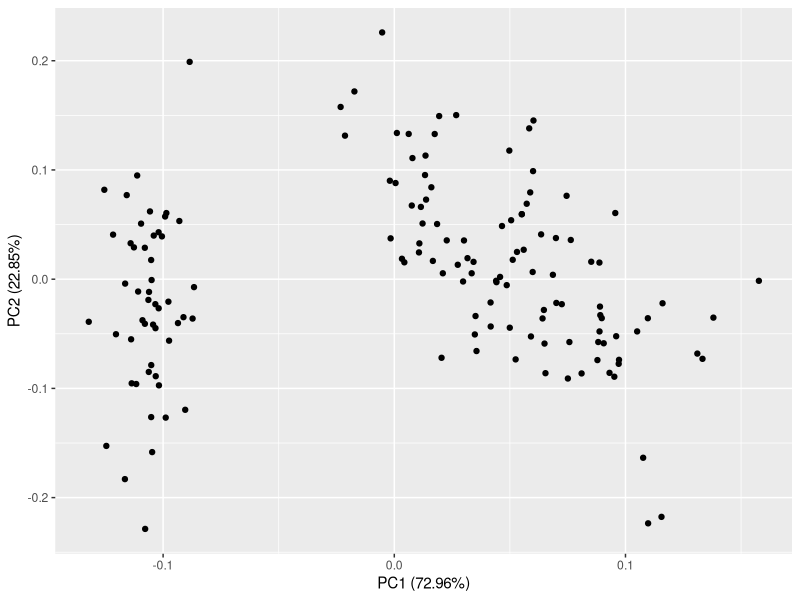
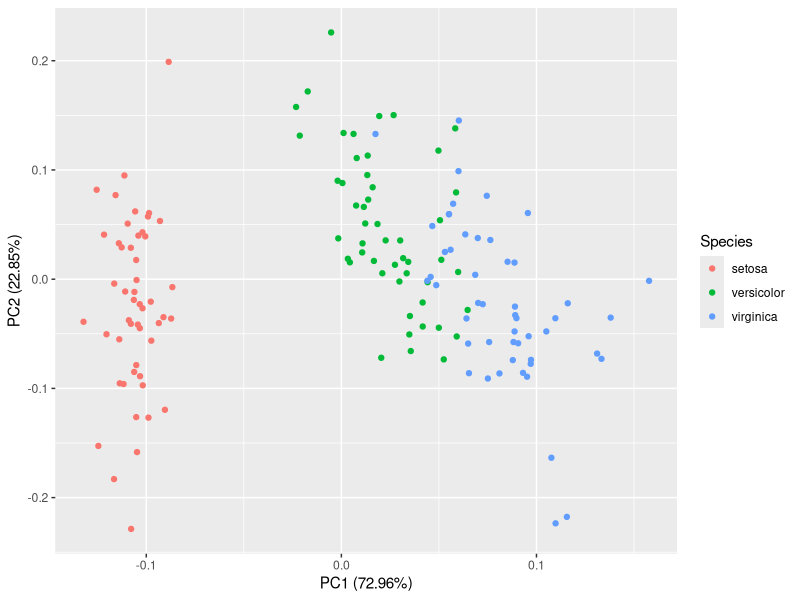
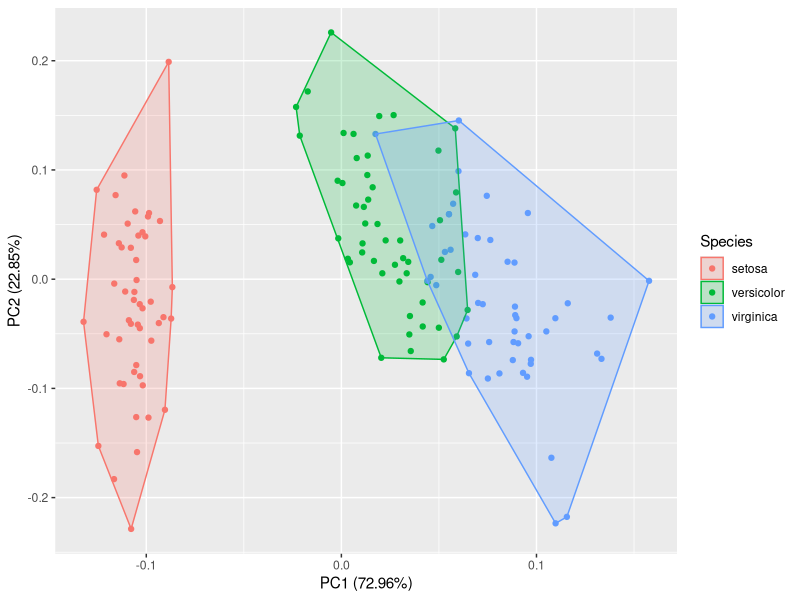
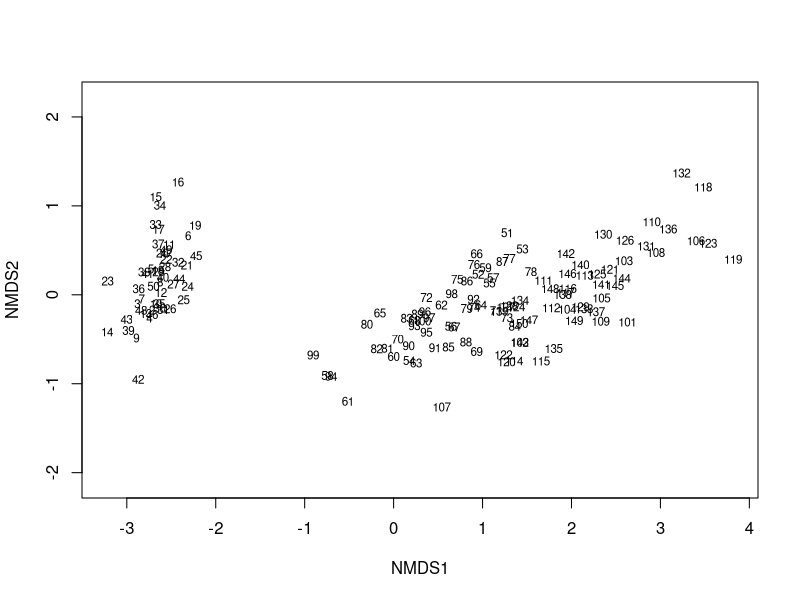
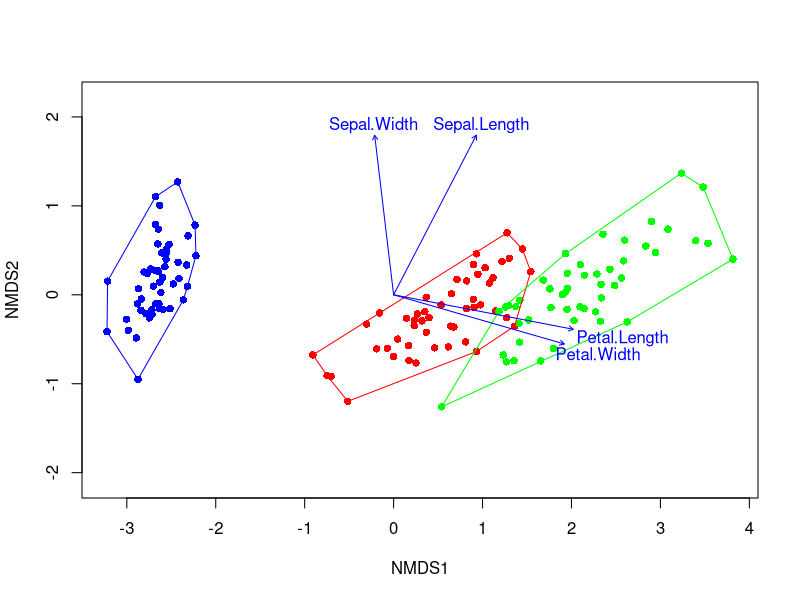

These figures' R source, in order:
## ---- chunk 1
head(iris)
## ---- chunk 2
library(ggplot2)
library(ggfortify)
## ---- chunk 3
iris.val=iris[c(1,2,3,4)]
## ---- chunk 4
head(iris.val)
## ---- chunk 5
prcomp(iris.val,scale=T)
## ---- chunk 6
autoplot(prcomp(iris.val,scale=T))
## ---- chunk 7
autoplot(prcomp(iris.val,scale=T),data=iris,colour='Species')
## ---- chunk 8
autoplot(prcomp(iris.val,scale=T),data=iris,colour='Species',frame=T)
## ---- chunk 9
library(vegan)
## ---- chunk 10
iris_data<-iris[ , 1:4]
## ---- chunk 11
iris_data_euc<-vegdist(iris_data, method="euclidean")
## ---- chunk 12
nmds.euc<-metaMDS(iris_data_euc, try=20, trymax=50)
## ---- chunk 13
plot(nmds.euc, type="t")
## ---- chunk 14
sp_iris=iris[,5]
## ---- chunk 15
cores.sp<-c("blue", "red", "green")
## ---- chunk 16
plot(nmds.euc, type="n")
points(nmds.euc, pch=16, col=cores.sp[sp_iris])
ordihull(nmds.euc,sp_iris, col=cores.sp)
## ---- chunk 17
envfit.euc<-envfit(nmds.euc, iris_data)
## ---- chunk 18
envfit.euc
## ---- chunk 19
plot(envfit.euc,type="t")
